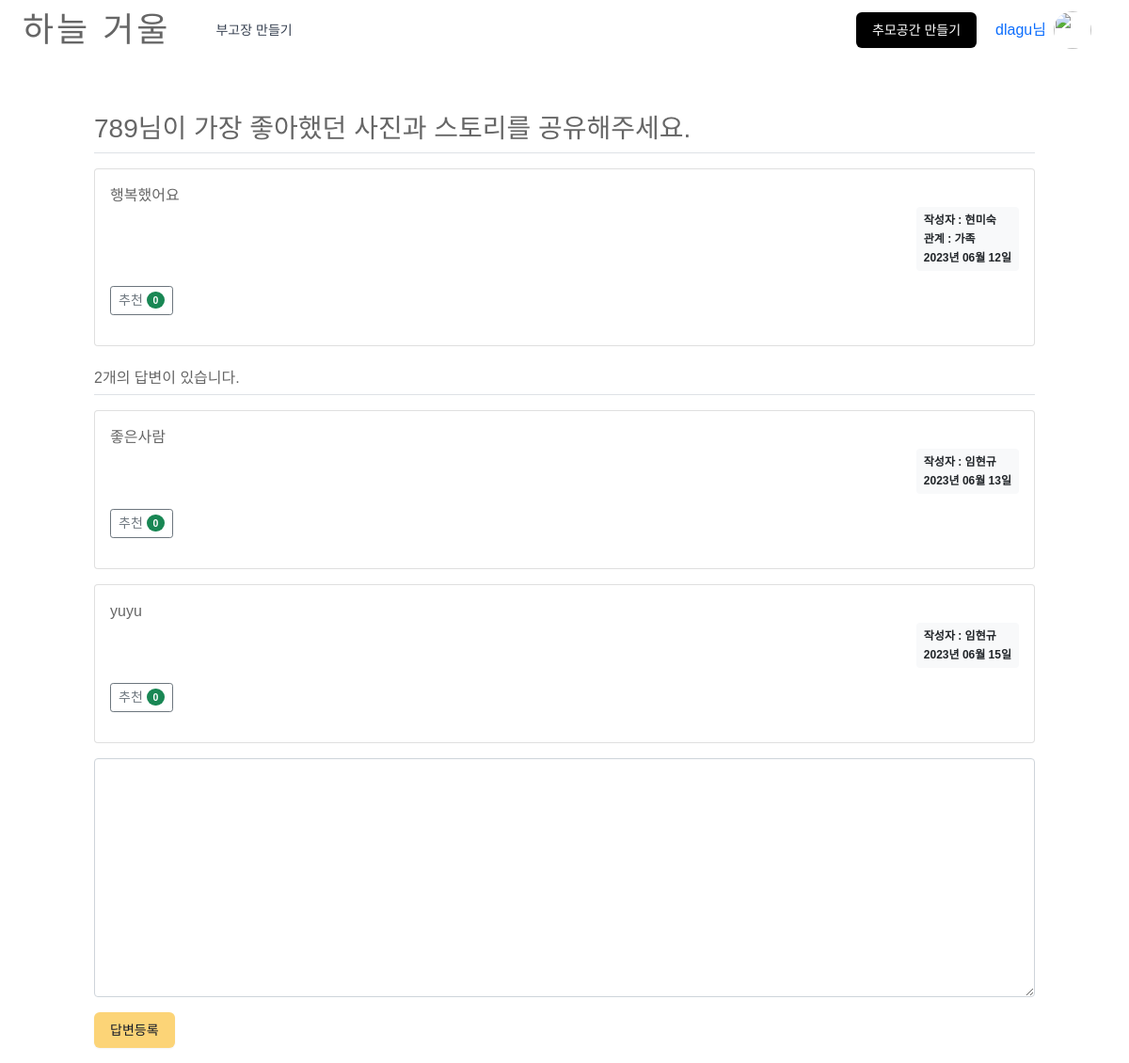
/question/detail/313/ (signed in), run on the app's committed database.
### pybo/models.py (models this page shows)
class User(db.Model):
    id = db.Column(db.Integer, primary_key=True)
    username = db.Column(db.String(150), unique=True, nullable=False)
    password = db.Column(db.String(200), nullable=False)
    email = db.Column(db.String(120), unique=True, nullable=False)

class Question(db.Model):
    id = db.Column(db.Integer, primary_key=True)
    subject = db.Column(db.String(200), nullable=False)
    content = db.Column(db.Text(), nullable=False)
    name = db.Column(db.Text(), nullable=True)
    relation = db.Column(db.Text(), nullable=True)
    create_date = db.Column(db.DateTime(), nullable=False)
    user_id = db.Column(db.Integer, db.ForeignKey('user.id', ondelete='CASCADE'), nullable=False)
    user = db.relationship('User', backref=db.backref('question_set'))
    modify_date = db.Column(db.DateTime(), nullable=True)
    voter = db.relationship('User', secondary=question_voter, backref=db.backref('question_voter_set'))
    file_name = db.Column(db.Text(250), nullable=True)
    file_data = db.Column(db.LargeBinary, nullable=True)

class Answer(db.Model):
    id = db.Column(db.Integer, primary_key=True)
    question_id = db.Column(db.Integer, db.ForeignKey('question.id', ondelete='CASCADE'))
    question = db.relationship('Question', backref=db.backref('answer_set'))
    content = db.Column(db.Text(), nullable=False)
    create_date = db.Column(db.DateTime(), nullable=False)
    user_id = db.Column(db.Integer, db.ForeignKey('user.id', ondelete='CASCADE'), nullable=False)
    user = db.relationship('User', backref=db.backref('answer_set'))
    modify_date = db.Column(db.DateTime(), nullable=True)
    voter = db.relationship('User', secondary=answer_voter, backref=db.backref('answer_voter_set'))

### pybo/views/question_views.py (the view)
@bp.route('/detail/<int:question_id>/')
def detail(question_id):
    form = AnswerForm()
    question = Question.query.get_or_404(question_id)
    return render_template('question/question_detail.html', question=question, form=form, image_file='images/question.file_name.png')

### pybo/forms.py
class AnswerForm(FlaskForm):
    content = TextAreaField('내용', validators=[DataRequired('내용은 필수입력 항목입니다.')])

### pybo/filter.py (called while the page is built)
def format_datetime(value, fmt='%Y년 %m월 %d일'):
    return value.strftime(fmt)

### pybo/views/auth_views.py (called while the page is built)
@bp.before_app_request
def load_logged_in_user():
    user_id = session.get('user_id')
    if user_id is None:
        g.user = None
    else:
        g.user = User.query.get(user_id)

### pybo/templates/question/question_detail.html (shortened to what this page needs)
{% extends 'base1.html' %}
{% block content %}
<div class="container my-3">
    <h2 class="border-bottom py-2 h3 mt-5">{{ question.subject }}</h2>
    <div class="card my-3">
        <div class="card-body">
            <div class="card-text" style="white-space: pre-line;">{{ question.content }}</div>
            <div class="d-flex justify-content-end">
                <div class="badge bg-light text-dark p-2 text-start">
                    <div class="mb-2">작성자 : {{ question.name }}</div>
                    <div class="mb-2">관계 : {{ question.relation }}</div>
                    <div>{{ question.create_date|datetime }}</div>
                </div>
            </div>
            <div class="my-3">
                <a href="javascript:void(0)" data-uri="{{ url_for('question.vote', question_id=question.id) }}"
               class="recommend btn btn-sm btn-outline-secondary"> 추천
                <span class="badge rounded-pill bg-success">{{ question.voter|length }}</span>
            </a>
            </div>
        </div>
    </div>
    <h5 class="border-bottom my-3 py-2 h6">{{ question.answer_set|length }}개의 답변이 있습니다.</h5>
    {% for answer in question.answer_set %}
    <div class="card my-3">
        <div class="card-body">
            <div class="card-text" style="white-space: pre-line;">{{ answer.content }}</div>
            <div class="d-flex justify-content-end">
                <div class="badge bg-light text-dark p-2 text-start">
                    <div class="mb-2">작성자 : {{ answer.user.username }}</div>
                    <div>{{ answer.create_date|datetime }}</div>
                </div>
            </div>
            <div class="my-3">
                <a href="javascript:void(0)" data-uri="{{ url_for('answer.vote', answer_id=answer.id) }}"
                class="recommend btn btn-sm btn-outline-secondary"> 추천
                 <span class="badge rounded-pill bg-success">{{ answer.voter|length }}</span>
             </a>
            </div>
        </div>
    </div>
    {% endfor %}
    <form action="{{ url_for('answer.create', question_id=question.id) }}" method="post" class="my-3">
        <div class="mb-3">
            <textarea {% if not g.user %}disabled{% endif %}
            name="content" id="content" class="form-control" rows="10"></textarea>
        </div>
        <input type="submit" value="답변등록" class="btn btn-primary">
    </form>
</div>
{% endblock %}

### pybo/templates/nav1.html (shortened to what this page needs)
<div class="mx-auto max-w-7xl">
    <nav data-controller="menu">
      <div class="mx-auto max-w-7xl px-4 sm:px-6 lg:px-8 bg-white">
        <div class="flex h-16 justify-between">
          <div class="flex">
            <div class="flex flex-shrink-0 items-center">
              <div id="logo">
                <h1><a href="{{ url_for('main.index') }}">하늘 거울</a></h1>
              </div>
            </div>
            <div class="hidden md:ml-6 md:flex md:items-center md:space-x-4">
              <a href="{{ url_for('question.send') }}" data-turbo="false" class="block px-4 py-2 text-sm text-gray-700">부고장 만들기</a>
            </div>
          </div>
          <div class="flex items-center">
            <div class="flex-shrink-0 md:block hidden">
              <a class="relative inline-flex btn-primary bg-black" href="{{ url_for('question.new') }}">
                <span class="text-white">추모공간 만들기</span>
              </a>
            </div>
            <div class="hidden md:ml-2 md:flex md:flex-shrink-0 md:items-center">
              <div class="relative ml-3 me-3 d-flex flex-row-reverse">
                <div>
                  <button type="button"
                    data-action="click->menu#toggleUserMenu click@window->menu#clickOutsideUserMenu"
                    class="flex rounded-full text-sm focus:outline-none" id="user-menu-button" aria-expanded="false"
                    aria-haspopup="true" id="togglebtn">
                    <img class="flex h-10 w-10 items-center justify-center rounded-full"
                      src="https://www.rememberyou.kr/assets/placeholder-avatar-ab0e377d3d8c390895b33e1f65f69e6c7f2f605504a8d6cbf342cb4f036c4fe8.png" />
                  </button>
                </div>
                {% if g.user %}
        <ul class="navbar-nav float-end me-2 flex">
            <li class="nav-item ">
                <a class="nav-link">{{ g.user.username }}님</a>
            </li>
        </ul>
              </div>
            </div>
          </div>
        </div>
      </div>
    </nav>
    {% endif %}

### pybo/static/assets/css/application.css (style rules this page uses)
h1, h2, h3, h4, h5, h6 { font-family: "Montserrat", sans-serif; }
#logo h1 { font-size: 36px; padding: 0; margin: 0; display: inline-block; font-family: "Montserrat", sans-serif; font-weight: 300; letter-spacing: 3px; text-transform: uppercase; }
h1, h2, h3, h4, h5, h6, em { font-family: MaruBuri-Regular, Cafe24Oneprettynight, arial, sans-serif !important; }
div { font-family: MaruBuri-Regular, Cafe24Oneprettynight, arial, sans-serif !important; }
button, a, span, label, input, select, .alert { font-family: MaruBuri-Regular, Cafe24Oneprettynight, arial, sans-serif !important; }
textarea::placeholder { font-size: .875rem; color: #a2a2a2; }
input::placeholder { font-size: .875rem; color: #a2a2a2; }
textarea { font-family: MaruBuri-Regular, Cafe24Oneprettynight, arial, sans-serif !important; }
textarea::placeholder { font-family: MaruBuri-Regular, Cafe24Oneprettynight, arial, sans-serif !important; font-size: 1.1em !important; }

### pybo/static/assets/css/style.css (style rules this page uses)
body { background: #fff; color: #666666; font-family: "Open Sans", sans-serif; overflow-x: hidden; }
a { color: #666; text-decoration: none; transition: 0.5s; }
h1, h2, h3, h4, h5, h6 { font-family: "Montserrat", sans-serif; font-weight: 400; margin: 0 0 20px 0; padding: 0; }

### data on the page
User: user.username "dlagu"
Question: subject "789님이 가장 좋아했던 사진과 스토리를 공유해주세요.", content "행복했어요", name "현미숙", relation "가족", create_date "2023년 06월 12일"
Answer: content "좋은사람", user.username "임현규", create_date "2023년 06월 13일", voter|length "0"
Answer: content "yuyu", user.username "임현규", create_date "2023년 06월 15일", voter|length "0"

### other printed values
{{ question.voter|length }} "0"
{{ question.answer_set|length }} "2"
